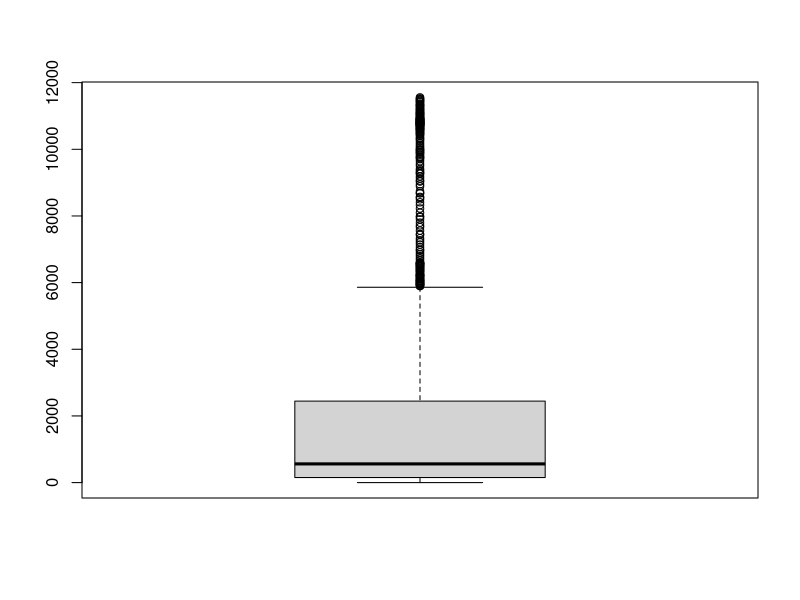
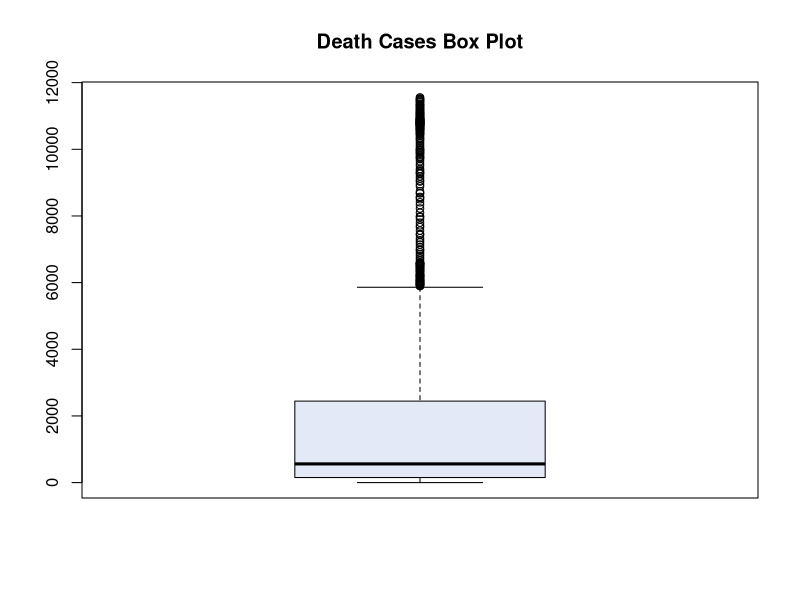

Reproduce these figures in R, in order.
cases =  read.csv("Coviddata.csv",header = TRUE,sep = ",",
                  colClasses = c("NULL","NULL","NULL","NULL"
                                 ,"NULL","NULL","numeric","NULL",
                                 "NULL","NULL","NULL","NULL"))
death_cases = c(0)
for (a in cases[1])
{
  death_cases =  append(death_cases,a)
}
options(scipen=10000)
boxplot(death_cases)

jpeg(file="D:/projects/PakCovidInsights/public/images/deathCasesBoxPlot.jpeg",
     width=600, height=350)
boxplot(death_cases, col="#E3E9F7", main = "Death Cases Box Plot")

dev.off()